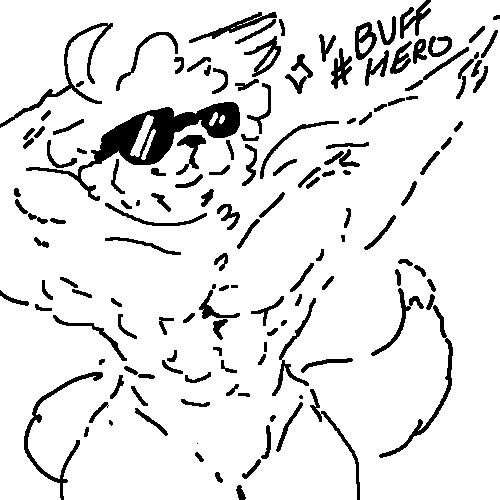
#> input picture images/doodles.png, 500 x 500 px; its folder holds only this picture in this run
$ python run.py
#> lines starting #> are read from the running program, lines starting #| are printed output that depends on the picture; after the words box and inside, x2 and y2 are one past the last pixel; in counts of white or black regions, pixels touching at a corner belong together; long printed decimals are rounded
### utils.py
import os
import cv2
import numpy as np
import glob
import imutils
from random import randint
from timeit import default_timer as timer

def secure_binary(image):
    """
    Hard mapping to foreground (1) and background (0) code
    """
    image[image < 127] = 1
    image[image >= 128] = 0
    return image


def measure_time(func):
    """
    Decorator to measure the time execution
    """
    def inner_func(*args, **kwargs):
        begin = timer()

        res = func(*args, **kwargs)

        end = timer()

        elapsed_time = end - begin
        # print("Total time:", elapsed_time)
        return res, elapsed_time

    return inner_func

def save_image(image, vis_dir, idx):
    cv2.imwrite('{}/{:010d}.jpg'.format(vis_dir, idx), image)
    return idx + 1

# [19 lines left out: function play_vis, not called in this run]

def apply_color(image, x, y, color, vis_dir, idx):
    image[x, y] = color
    return save_image(image, vis_dir, idx)

def gen_color_code(labels):
    """
    Generate color code for a set of representative labels
    """
    color_code = {}

    for label in labels:
        if label == 0: # Background
            color_code[label] = (255, 255, 255)
        else:
            color = (randint(0, 255), randint(0, 255), randint(0, 255))
            while color in color_code.values():
                color = (randint(0, 255), randint(0, 255), randint(0, 255))
            color_code[label] = color

    return color_code

# [14 lines left out: function assign_color_code, not called in this run]


def label2color(label_image, color_code):
    """
    Decode label image to RGB image
    """
    width, height = label_image.shape
    image = np.zeros((width, height, 3))

    for x in range(width):
        for y in range(height):
            image[x, y] = color_code[label_image[x, y]]

    return image


### rts.py
import numpy as np
from timeit import default_timer as timer
from utils import *

class RTS:
    def __init__(self):
        self.init_param()


    def init_param(self):
        self.rtable = [0]
        self.next = [-1]
        self.tail = [0]
        self.run_s = []
        self.run_e = []
        self.run = []


    @measure_time
    def run_ccl(self, img):
        M, N = img.shape
        p = img.flatten()
        l = 1

        i = 0
        while i < N*M:
            if p[i]:
                j = 0
                self.run_s.append(i)
                i += 1
                if i % N:
                    while p[i]:
                        i += 1
                        if i % N == 0:
                            break
                self.run_e.append(i - 1)

                run_s_ab = self.run_s[-1] - N - 1 if self.run_s[-1] % N else self.run_s[-1] - N
                while self.run_e[j] < run_s_ab:
                    j += 1
                if self.run_e[j] <= self.run_e[-1] - N:
                    self.run.append(self.run[j])
                    j += 1

                    while self.run_e[j] <= self.run_e[-1] - N:
                        self.resolve(self.rtable[self.run[j]], self.rtable[self.run[-1]])
                        j += 1

                    if (self.run_e[-1] + 1) % N:
                        if self.run_s[j] <= self.run_e[-1] - N + 1:
                            self.resolve(self.rtable[self.run[j]], self.rtable[self.run[-1]])
                    else:
                        if self.run_s[j] <= self.run_e[-1] - N:
                            self.resolve(self.rtable[self.run[j]], self.rtable[self.run[-1]])

                    # Update object pixel to provisional label
                    p[self.run_s[-1]:self.run_e[-1]+1] = self.run[-1]

                    # Discard unnecessary run
                    discard_end = j + 1
                    if self.run_e[j] > self.run_e[-1] - N:
                        discard_end = j

                    del self.run[:discard_end], self.run_s[:discard_end], self.run_e[:discard_end]
                elif (self.run_s[j] <= self.run_e[-1] - N + 1 and (self.run_e[-1] + 1) % N) or (self.run_s[j] <= self.run_e[-1] - N and (self.run_e[-1] + 1) % N == 0):
                    self.run.append(self.run[j])

                    # Update object pixel to provisional label
                    p[self.run_s[-1]:self.run_e[-1]+1] = self.run[-1]

                    # Discard unnecessary run
                    discard_end = j + 1
                    if self.run_e[j] > self.run_e[-1] - N:
                        discard_end = j

                    del self.run[:discard_end], self.run_s[:discard_end], self.run_e[:discard_end]
                else:
                    self.run.append(l)
                    self.rtable.append(l)
                    self.next.append(-1)
                    self.tail.append(l)

                    # Update object pixel to provisional label
                    p[self.run_s[-1]:self.run_e[-1]+1] = self.run[-1]

                    l += 1
            else:
                i += 1

        # Second scan
        for i in range(M*N):
            """
            if p[i]:
                p[i] = self.rtable[p[i]]
            """
            # Save 0 as representative label for background pixel for simplicity
            p[i] = self.rtable[p[i]]

        return p.reshape((M, N))

    # [151 lines left out: function vis_run_ccl, not called in this run]


    def resolve(self, x, y):
        """
        Resolve the label equivalences between provisional label sets
        """

        u = self.rtable[x]
        v = self.rtable[y]

        if u < v:
            self.merge_operation(u, v)
        elif u > v:
            self.merge_operation(v, u)

    def merge_operation(self, u, v):
        """
        Connect two provisional label sets
        """
        i = v
        while i != -1:
            self.rtable[i] = u
            i = self.next[i]

        self.next[self.tail[u]] = v
        self.tail[u] = self.tail[v]


# [16 lines that do not run on import are left out]

### run.py
import os
import cv2
import glob
import argparse

from rts import RTS
from utils import *

arg_parser = argparse.ArgumentParser()
arg_parser.add_argument('--image_path', type=str, default='images/', help='path to image(s) need to process')
arg_parser.add_argument('--save_dir', type=str, default='results/', help='path to save processed image(s)')
arg_parser.add_argument('--save_vis', type=str, help='save visualization step to path')

args = arg_parser.parse_args()

if __name__ == "__main__":
    img_paths = glob.glob('{}*'.format(args.image_path))
    total_time = []

    rts = RTS()

    if not os.path.exists(args.save_dir):
        os.makedirs(args.save_dir)
    for i, path in enumerate(sorted(img_paths)):
        rts.init_param()

        image = cv2.imread(path)
#> image is the input picture: shape (500, 500, 3); 89.6% white; 142 black regions (4 under 20 px), largest, box (x1, y1, x2, y2) and area: (26, 102, 240, 201) 4498, (0, 23, 113, 128) 1031, (24, 372, 103, 500) 1005
        image = cv2.cvtColor(image, cv2.COLOR_BGR2GRAY)

        image = secure_binary(image)

        if args.save_vis:
            if not os.path.exists(args.save_vis):
                os.makedirs(args.save_vis)
            label_image, elapsed_time = rts.vis_run_ccl(image, args.save_vis)
            play_vis(args.save_vis, "video")
        else:
            label_image, elapsed_time = rts.run_ccl(image)
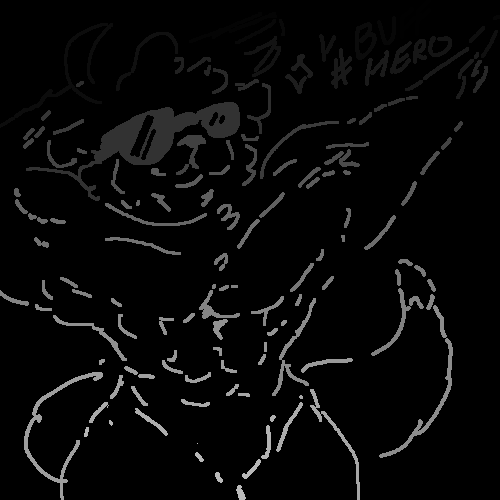
#> label_image: shape (500, 500); min 0, max 187, mean 8.3
#> elapsed_time = 0.311

            color_code = gen_color_code(list(set(rts.rtable)))

            out_image = label2color(label_image, color_code)
#> after the loop in label2color, `for x in range(width):`:
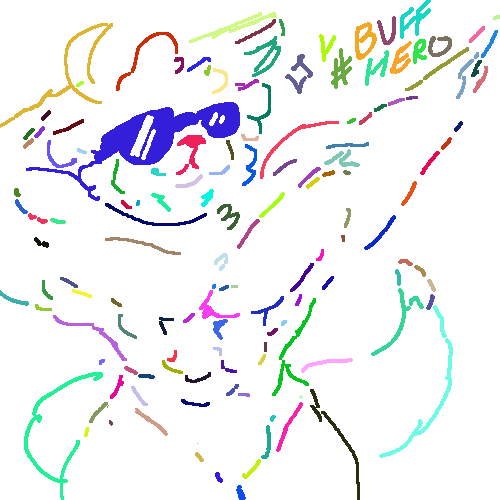
#> image: shape (500, 500, 3) float64; mean of channels 0, 1, 2 242.9, 240.9, 239.8; drawn as B, G, R

            cv2.imwrite(os.path.join(args.save_dir, path.split('/')[-1]), out_image)
        total_time.append(elapsed_time)
        print('Processed: {} - Elapsed: {} s'.format(path.split('/')[-1], elapsed_time))
#| Processed: doodles.png - Elapsed: 0.3111 s

    print('\nAverage time: {} s'.format(sum(total_time) / len(total_time)))
#| Average time: 0.3111 s

$ run again, on images/fingerprint.png
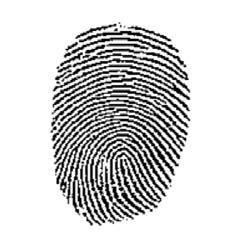
#> input picture images/fingerprint.png, 239 x 248 px
#> image is the input picture: shape (248, 239, 3); min 0, max 255, mean 209.2
#> `label_image, elapsed_time = rts.run_ccl(image)`:
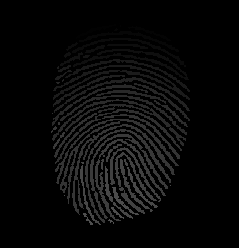
#> label_image: shape (248, 239); min 0, max 79, mean 7.8
#> elapsed_time = 0.08
#> after the loop in label2color, `for x in range(width):`:
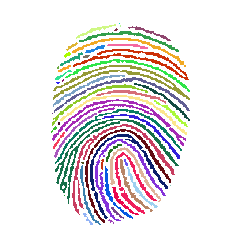
#> image: shape (248, 239, 3) float64; mean of channels 0, 1, 2 228.9, 228.5, 232.6; drawn as B, G, R
#| Processed: fingerprint.png - Elapsed: 0.08002 s
#| Average time: 0.08002 s
